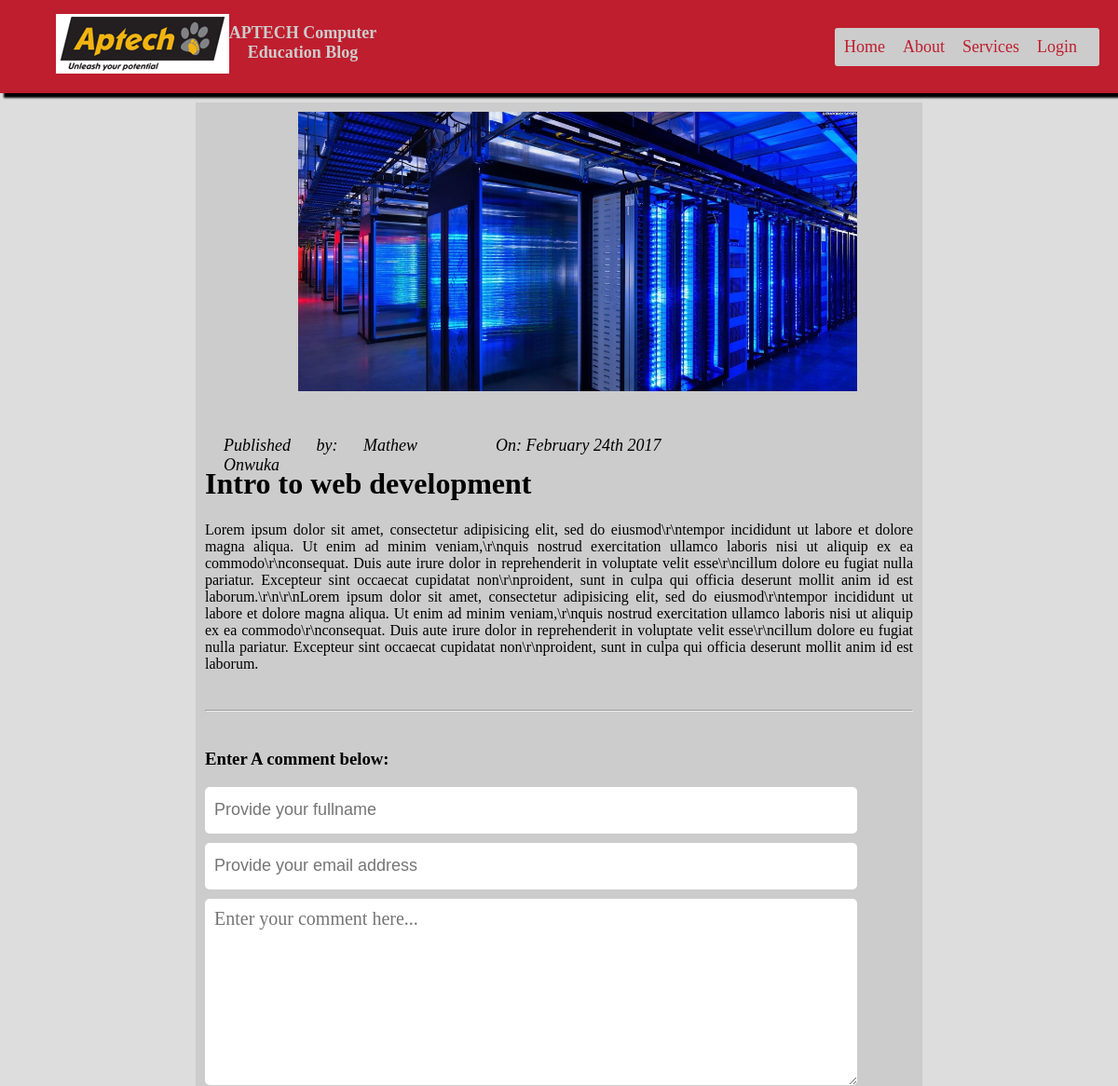
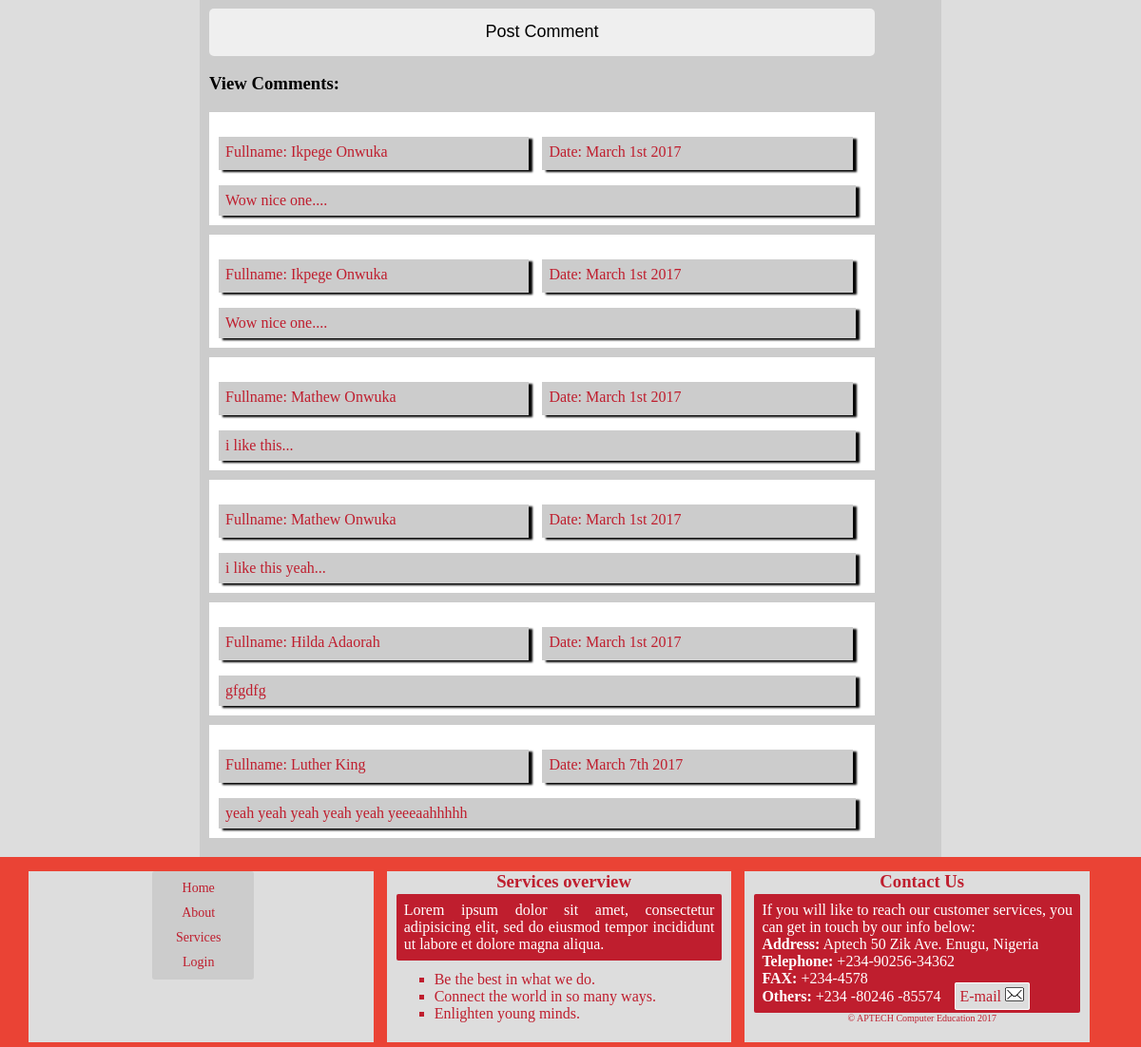
Screenshot of /view_post.php?post-id=8&post_title=Intro to web development with the database file from the repository (2 pictures, top to bottom).
### tables this page shows
CREATE TABLE `posts` (
  `post_id` int(11) NOT NULL,
  `post_title` varchar(255) NOT NULL,
  `post_body` text NOT NULL,
  `post_date` bigint(20) NOT NULL,
  `image_path` varchar(255) NOT NULL,
  `num_comm` int(11) NOT NULL,
  `cat_id` int(11) NOT NULL,
  `user_id` int(11) NOT NULL
);

CREATE TABLE `users` (
  `user_id` int(11) NOT NULL,
  `username` varchar(50) NOT NULL,
  `password` varchar(250) NOT NULL,
  `fullname` varchar(250) NOT NULL,
  `email` varchar(250) NOT NULL
);

CREATE TABLE `comments` (
  `comm_id` int(11) NOT NULL,
  `fullname` varchar(255) NOT NULL,
  `comment` text NOT NULL,
  `comm_date` bigint(20) NOT NULL,
  `post_id` int(11) NOT NULL
);

### view_post.php (the view, shortened to what this page needs)
<?php
if (isset($_GET['post_title']) && isset($_GET['post-id'])) {
	$post_id = htmlentities($_GET['post-id']);
}else{
	header("Location: index.php");
}
require("includes/header.php");
require('includes/db.inc.php');
$post_id = intval($post_id);
$sql = "SELECT posts.*, users.fullname FROM posts INNER JOIN users ON posts.user_id = users.user_id WHERE post_id = '$post_id'";
$query = mysqli_query($link, $sql);
if (mysqli_num_rows($query) > 0) {
	$row = mysqli_fetch_array($query);
	$img_path = $row['image_path'];
	$post_date = date('F jS Y', $row['post_date']);
	$post_title = $row['post_title'];
	$body = nl2br($row['post_body']);
	$fullname = $row['fullname'];
}
 ?>
 <div class="postCont">
 	<div class="imgCont">
 		<img src="<?php echo $img_path; ?>">
 	</div>
 	<div class="userDet">
 		<p>Published by: <?php echo $fullname; ?> </p>
 	</div>
 	<div class="userDet">
 		<p>On: <?php echo $post_date; ?> </p>
 	</div>
 	<h1><?php echo $post_title; ?></h1>
 	<div class="postBody">
 		<?php echo $body; ?>
 	</div>
 		<hr>
 	<div class="comment">
 		<h3>Enter A comment below:</h3>
		<form action="add_comment.php" method="post" onsubmit="return validateForm(this);">
			 		<input type="text" placeholder="Provide your fullname" name="fullname" required>
			 		<input type="email" placeholder="Provide your email address" name="email" required>
			 		<textarea name="comment" placeholder="Enter your comment here..."></textarea>
			 		<input type="submit" value="Post Comment" name="submit">
		</form>
	</div>
	<h3>View Comments:</h3>
	<?php
	$sql = "SELECT * FROM comments WHERE post_id = '$post_id'";
	$query = mysqli_query($link, $sql);
	if (mysqli_num_rows($query) > 0) {
		while ($row = mysqli_fetch_array($query)) {
			$fullname = $row['fullname'];
			$comm_date = date("F jS Y", $row['comm_date']);
			$comment = nl2br($row['comment']);
	 ?>
	<div class="view-comm">
		<p class="c-details">Fullname: <?php echo $fullname; ?></p>
		<p class="c-details">Date: <?php echo $comm_date; ?></p>
		<p class="comm"><?php echo $comment; ?></p>
	</div>
	<?php } } ?>
 </div>
<?php require("includes/footer.php"); ?>

### css/styles.css (style rules this page uses)
* { box-sizing: border-box; -moz-box-sizing: border-box; -webkit-box-sizing: border-box; -o-box-sizing: border-box; }
body { margin: 0; font-family: verdana; }
.post-body form input, select, textarea { display: block; font-size: 18px; width: 600px; font-family: "comic sans"; border-radius: 5px; border:none; height: 40px; padding: 5px; margin-bottom: 10px; }
.postCont { width: 65%; min-height: 400px; margin: 0 auto; background-color: #ccc; text-align: justify; padding: 10px; }
.postCont .imgCont { width: 600px; height: 300px; overflow: hidden; margin-left: 100px; }
.postCont .imgCont img { width: 100%; }
.postCont .userDet { width: 30%; display: inline-block; vertical-align: top; height: 40px; background-color: #ccc; margin-right: 50px; margin-left: 10px; padding: 10px; border-radius: 10px; font-family: "comic sans serif"; font-style: italic; font-size: 18px; margin-top: 20px; }
.postCont .userDet p { width: 100%; }
.comment { width: 700px; min-height: 250px; }
.comment input { width: 700px; display: block; margin: 10px 0; height: 50px; padding: 10px; font-size: 18px; border: none; border-radius: 5px; }
.comment textarea { width: 700px; display: block; margin: 10px 0; height: 200px; padding: 10px; font-size: 20px; border : none; border-radius: 5px; }
hr { margin: 40px 0; }
.view-comm { width: 700px; min-height: 60px; margin: 10px 0; background-color: #fff; padding: 10px; }
.view-comm p.c-details { background-color: #ccc; color: #BF1E2E; padding: 7px; width: 48%; display: inline-block; vertical-align: top; min-height: 35px; box-shadow: 4px 2px 2px #000; margin-right: 10px; }
.view-comm p.comm { background-color: #ccc; color: #BF1E2E; padding: 7px; width: 670px; text-align: justify; box-shadow: 4px 2px 2px #000; margin: 0; }

### rows the page displays
posts: image_path (picture), user.fullname "Mathew Onwuka", post_date "February 24th 2017", post_title "Intro to web development", post_body "Lorem ipsum dolor sit amet, consectetur adipisicing elit, sed do eiusmod\\r\\ntempor incididunt ut labore et dolore magna aliqua. Ut enim ad minim veniam,\\r\\nquis nostrud exercitation ullamco laboris nisi ut aliquip ex ea commodo\\r\\nconsequat. Duis aute irure dolor in reprehenderit in voluptate velit esse\\r\\ncillum dolore eu fugiat nulla pariatur. Excepteur sint occaecat cupidatat non\\r\\nproident, sunt in culpa qui officia deserunt mollit anim id est laborum.\\r\\n\\r\\nLorem ipsum dolor sit amet, consectetur adipisicing elit, sed do eiusmod\\r\\ntempor incididunt ut labore et dolore magna aliqua. Ut enim ad minim veniam,\\r\\nquis nostrud exercitation ullamco laboris nisi ut aliquip ex ea…"
comments: fullname "Ikpege Onwuka", comm_date "March 1st 2017", comment "Wow nice one...."
comments: fullname "Ikpege Onwuka", comm_date "March 1st 2017", comment "Wow nice one...."
comments: fullname "Mathew Onwuka", comm_date "March 1st 2017", comment "i like this..."
comments: fullname "Mathew Onwuka", comm_date "March 1st 2017", comment "i like this yeah..."
comments: fullname "Hilda Adaorah", comm_date "March 1st 2017", comment "gfgdfg"
comments: fullname "Luther King", comm_date "March 7th 2017", comment "yeah yeah yeah yeah yeah yeeeaahhhhh"
